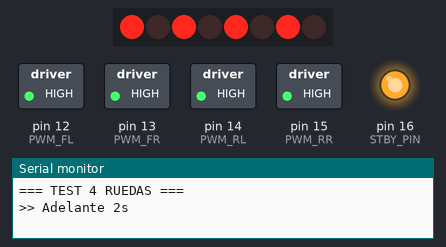
The sketch below on a simulated Arduino Uno, built with avr-gcc and run on an emulated ATmega328P. Shown: 8 shift-register outputs drawn as a row of LEDs (first output left, lit = HIGH), switched loads named in the sketch (green lamp = pin HIGH), output pins drawn as LEDs (lit = HIGH), the last lines printed to the serial monitor. Pins used as bus, display or sensor lines are not drawn.

Above: at 1.5 s.
At 3.0 s:
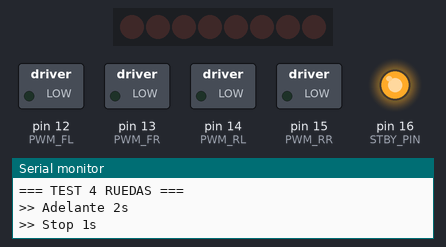
At 4.5 s:
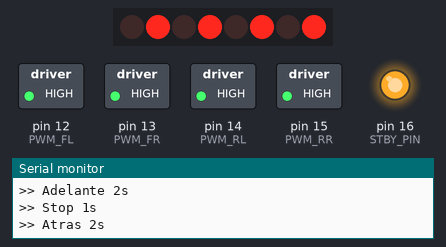
Timing chart, 0 to 8.3 s (numbered marks = the images above):
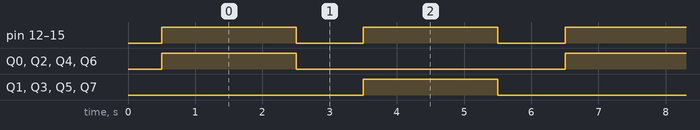

Measured:
- by itself, pin 12 (PWM_FL), pin 13 (PWM_FR), pin 14 (PWM_RL), pin 15 (PWM_RR): alternates HIGH for 2.0 s and LOW for 1.0 s
- by itself, Q0–7: alternates HIGH for 2.0 s and LOW for 4.0 s
- by itself, everything shown: repeats every 6.0 s, in 8 steps

The sketch:

test_tb6612.ino
```cpp
#include <Arduino.h>

// ============================================================
//  PRUEBA TB6612 + 74HC595 + ESP8266 NodeMCU
//  Robot Mecanum 4WD — Fase 6 / Step 2
//  Ciclo automático: adelante → stop → atrás → stop
// ============================================================

// --- 74HC595 ---
#define DS_PIN   0   // GPIO0 / D3
#define SHCP_PIN 2   // GPIO2 / D4
#define STCP_PIN 10  // GPIO10 / SD3 — latch (independiente de STBY)

// --- TB6612 enable ---
#define STBY_PIN 16  // GPIO16 / D0 — STBY ambos TB6612, siempre HIGH

// --- PWM de los 4 motores ---
#define PWM_FL  12   // D6 — Frontal Izquierdo
#define PWM_FR  13   // D7 — Frontal Derecho
#define PWM_RL  14   // D5 — Trasero Izquierdo
#define PWM_RR  15   // D8 — Trasero Derecho

// --- Bytes de dirección ---
#define DIR_ADELANTE  0x55   // 01010101 — todos adelante
#define DIR_ATRAS     0xAA   // 10101010 — todos atras
#define DIR_STOP      0x00   // coast

#define VELOCIDAD     180    // 0–255

// ------------------------------------------------------------
void shiftWrite(byte data) {
  digitalWrite(STCP_PIN, LOW);
  shiftOut(DS_PIN, SHCP_PIN, MSBFIRST, data);
  digitalWrite(STCP_PIN, HIGH);
}

void setPWM(int spd) {
  analogWrite(PWM_FL, spd);
  analogWrite(PWM_FR, spd);
  analogWrite(PWM_RL, spd);
  analogWrite(PWM_RR, spd);
}

void adelante(int spd, int ms) {
  shiftWrite(DIR_ADELANTE);
  setPWM(spd);
  delay(ms);
}

void atras(int spd, int ms) {
  shiftWrite(DIR_ATRAS);
  setPWM(spd);
  delay(ms);
}

void parar(int ms) {
  setPWM(0);
  shiftWrite(DIR_STOP);
  delay(ms);
}

// ------------------------------------------------------------
void setup() {
  Serial.begin(115200);
  pinMode(DS_PIN,   OUTPUT);
  pinMode(SHCP_PIN, OUTPUT);
  pinMode(STCP_PIN, OUTPUT);
  pinMode(STBY_PIN, OUTPUT);
  digitalWrite(STBY_PIN, HIGH);   // habilitar TB6612 desde el inicio
  pinMode(PWM_FL, OUTPUT);
  pinMode(PWM_FR, OUTPUT);
  pinMode(PWM_RL, OUTPUT);
  pinMode(PWM_RR, OUTPUT);

  parar(500);
  Serial.println("=== TEST 4 RUEDAS ===");
}

// ------------------------------------------------------------
void loop() {
  Serial.println(">> Adelante 2s");
  adelante(VELOCIDAD, 2000);

  Serial.println(">> Stop 1s");
  parar(1000);

  Serial.println(">> Atras 2s");
  atras(VELOCIDAD, 2000);

  Serial.println(">> Stop 1s");
  parar(1000);
}
```
